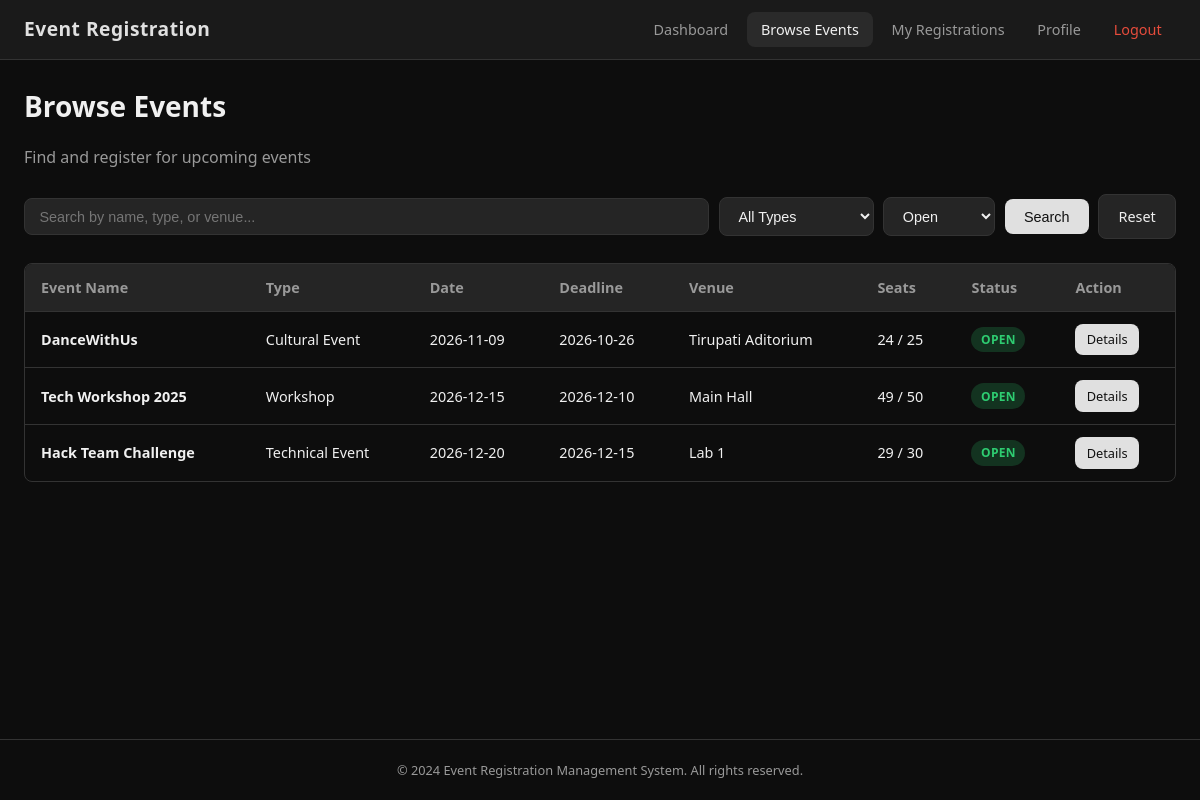
The page /events (signed in) on the database its author committed.
### tables this page shows
CREATE TABLE events (
            id INTEGER PRIMARY KEY AUTOINCREMENT,
            event_name TEXT NOT NULL,
            event_type TEXT NOT NULL DEFAULT 'Other',
            event_date TEXT NOT NULL,
            registration_deadline TEXT NOT NULL,
            venue TEXT NOT NULL DEFAULT '',
            capacity INTEGER NOT NULL DEFAULT 100,
            description TEXT DEFAULT '',
            status TEXT NOT NULL DEFAULT 'Open',
            created_at TEXT DEFAULT CURRENT_TIMESTAMP
        , team_size INTEGER NOT NULL DEFAULT 1);

### app.py (the view)
@app.route('/events')
@login_required
def events():
    update_event_statuses()
    search = request.args.get('search', '').strip()
    event_type = request.args.get('type', 'All')
    status_filter = request.args.get('status', 'Open')
    query = "SELECT * FROM events WHERE 1=1"
    params = []
    if search:
        query += " AND (event_name LIKE ? OR event_type LIKE ? OR venue LIKE ?)"
        like = f'%{search}%'
        params.extend([like, like, like])
    if event_type and event_type != 'All':
        query += " AND event_type = ?"
        params.append(event_type)
    if status_filter and status_filter != 'All':
        query += " AND status = ?"
        params.append(status_filter)
    query += " ORDER BY event_date ASC"
    events_list = query_db(query, params)
    events_with_seats = []
    for e in events_list:
        e_dict = dict(e)
        e_dict['registered'] = get_registered_count(e['id'])
        e_dict['available'] = get_available_seats(e)
        events_with_seats.append(e_dict)
    return render_template(
        'events.html',
        events=events_with_seats,
        search=search,
        selected_type=event_type,
        selected_status=status_filter,
        event_types=EVENT_TYPES
    )

### app.py (called while the page is built)
def get_db():
    db = getattr(g, '_database', None)
    if db is None:
        db = g._database = sqlite3.connect(DATABASE)
        db.row_factory = sqlite3.Row
        db.execute('PRAGMA foreign_keys = ON')
    return db

@app.teardown_appcontext
def close_connection(exception):
    db = getattr(g, '_database', None)
    if db is not None:
        db.close()

def query_db(query, args=(), one=False):
    cur = get_db().execute(query, args)
    rv = cur.fetchall()
    cur.close()
    return (rv[0] if rv else None) if one else rv

def update_event_statuses():
    today = date.today().isoformat()
    db = get_db()
    db.execute(
        """UPDATE events SET status = 'Expired'
           WHERE status = 'Open' AND registration_deadline < ?""",
        (today,)
    )
    db.execute(
        """UPDATE events SET status = 'Expired'
           WHERE status IN ('Open', 'Closed') AND event_date < ?""",
        (today,)
    )
    db.commit()

def login_required(f):
    from functools import wraps
    @wraps(f)
    def decorated(*args, **kwargs):
        if 'user_id' not in session:
            flash('Please login to access this page.', 'error')
            return redirect(url_for('login'))
        return f(*args, **kwargs)
    return decorated

def get_registered_count(event_id):
    row = query_db(
        "SELECT COUNT(*) as cnt FROM registrations WHERE event_id = ? AND status = 'Registered'",
        (event_id,), one=True
    )
    return row['cnt'] if row else 0

def get_available_seats(event):
    registered = get_registered_count(event['id'])
    return max(0, event['capacity'] - registered)

### templates/events.html (shortened to what this page needs)
{% extends "base.html" %}
{% block navbar %}
<nav class="navbar">
    <div class="nav-brand">Event Registration</div>
    <ul class="nav-links" id="navLinks">
        <li><a href="{{ url_for('user_dashboard') }}">Dashboard</a></li>
        <li><a href="{{ url_for('events') }}" class="active">Browse Events</a></li>
        <li><a href="{{ url_for('my_registrations') }}">My Registrations</a></li>
        <li><a href="{{ url_for('profile') }}">Profile</a></li>
        <li><a href="{{ url_for('logout') }}" class="nav-logout">Logout</a></li>
    </ul>
</nav>
{% endblock %}
{% block content %}
<div class="page-header">
    <h1>Browse Events</h1>
    <p>Find and register for upcoming events</p>
</div>
<div class="filter-bar">
    <form method="GET" action="{{ url_for('events') }}" class="filter-form">
        <input type="text" name="search" value="{{ search }}" placeholder="Search by name, type, or venue..." class="search-input">
        <select name="type" class="filter-select">
            <option value="All" {% if selected_type == 'All' %}selected{% endif %}>All Types</option>
        </select>
        <select name="status" class="filter-select">
            <option value="Open" {% if selected_status == 'Open' %}selected{% endif %}>Open</option>
        </select>
        <button type="submit" class="btn btn-primary">Search</button>
        <a href="{{ url_for('events') }}" class="btn btn-secondary">Reset</a>
    </form>
</div>
{% if events %}
<div class="table-responsive">
    <table class="data-table">
        <thead>
            <tr>
                <th>Event Name</th>
                <th>Type</th>
                <th>Date</th>
                <th>Deadline</th>
                <th>Venue</th>
                <th>Seats</th>
                <th>Status</th>
                <th>Action</th>
            </tr>
        </thead>
        <tbody>
            {% for e in events %}
            <tr>
                <td><strong>{{ e.event_name }}</strong></td>
                <td>{{ e.event_type }}</td>
                <td>{{ e.event_date }}</td>
                <td>{{ e.registration_deadline }}</td>
                <td>{{ e.venue }}</td>
                <td>{{ e.available }} / {{ e.capacity }}</td>
                <td><span class="badge badge-{{ e.status|lower }}">{{ e.status }}</span></td>
                <td><a href="{{ url_for('event_details', event_id=e.id) }}" class="btn btn-sm btn-primary">Details</a></td>
            </tr>
            {% endfor %}
        </tbody>
    </table>
</div>
{% else %}
<p class="empty-state">No events found matching your criteria.</p>
{% endif %}
{% endblock %}

### static/style.css (style rules this page uses)
*, *::before, *::after { box-sizing: border-box; margin: 0; padding: 0; }
:root { --bg-dark: #0d0d0d; --bg-card: #1a1a1a; --bg-input: #252525; --bg-hover: #2a2a2a; --border: #333; --text: #f0f0f0; --text-muted: #999; --primary: #e0e0e0; --primary-hover: #ffffff; --accent: #4a90d9; --success: #2ecc71; --danger: #e74c3c; --warning: #f39c12; --info: #3498db; --radius: 8px; --shadow: 0 4px 12px rgba(0,0,0,0.4); }
body { font-family: 'Segoe UI', system-ui, -apple-system, sans-serif; background: var(--bg-dark); color: var(--text); line-height: 1.6; min-height: 100vh; display: flex; flex-direction: column; }
a { color: var(--accent); text-decoration: none; }
.navbar { background: var(--bg-card); border-bottom: 1px solid var(--border); padding: 0 1.5rem; display: flex; align-items: center; justify-content: space-between; height: 60px; position: sticky; top: 0; z-index: 100; }
.nav-brand { font-size: 1.2rem; font-weight: 700; color: var(--primary); letter-spacing: 0.5px; }
.nav-links { display: flex; list-style: none; gap: 0.25rem; align-items: center; }
.nav-links a { color: var(--text-muted); padding: 0.5rem 0.9rem; border-radius: var(--radius); font-size: 0.9rem; transition: all 0.2s; text-decoration: none; }
.nav-links a:hover, .nav-links a.active { color: var(--text); background: var(--bg-hover); text-decoration: none; }
.nav-logout { color: var(--danger) !important; }
.page-header { margin-bottom: 1.5rem; display: flex; flex-wrap: wrap; align-items: center; gap: 1rem; justify-content: space-between; }
.page-header h1 { font-size: 1.75rem; font-weight: 600; }
.page-header p { color: var(--text-muted); width: 100%; }
.btn { display: inline-block; padding: 0.6rem 1.2rem; border: none; border-radius: var(--radius); font-size: 0.9rem; font-weight: 500; cursor: pointer; transition: all 0.2s; text-decoration: none; text-align: center; }
.btn-primary { background: var(--primary); color: #111; }
.btn-secondary { background: var(--bg-input); color: var(--text); border: 1px solid var(--border); }
.btn-sm { padding: 0.35rem 0.7rem; font-size: 0.8rem; }
.table-responsive { overflow-x: auto; border: 1px solid var(--border); border-radius: var(--radius); }
.data-table { width: 100%; border-collapse: collapse; font-size: 0.9rem; }
.data-table th { background: var(--bg-input); padding: 0.75rem 1rem; text-align: left; font-weight: 600; color: var(--text-muted); border-bottom: 1px solid var(--border); white-space: nowrap; }
.data-table td { padding: 0.75rem 1rem; border-bottom: 1px solid var(--border); vertical-align: middle; }
.data-table tr:last-child td { border-bottom: none; }
.badge { display: inline-block; padding: 0.2rem 0.6rem; border-radius: 20px; font-size: 0.75rem; font-weight: 600; text-transform: uppercase; letter-spacing: 0.3px; }
.badge-open { background: rgba(46, 204, 113, 0.2); color: var(--success); }
.filter-bar { margin-bottom: 1.5rem; }
.filter-form { display: flex; flex-wrap: wrap; gap: 0.6rem; align-items: center; }
.search-input { flex: 1; min-width: 180px; padding: 0.6rem 0.9rem; background: var(--bg-input); border: 1px solid var(--border); border-radius: var(--radius); color: var(--text); font-size: 0.9rem; }
.filter-select { padding: 0.6rem 0.9rem; background: var(--bg-input); border: 1px solid var(--border); border-radius: var(--radius); color: var(--text); font-size: 0.9rem; }

### rows shown on the page
events: event_name "DanceWithUs", event_type "Cultural Event", event_date "2026-11-09", registration_deadline "2026-10-26", venue "Tirupati Aditorium", available "24", capacity "25", status "OPEN"
events: event_name "Tech Workshop 2025", event_type "Workshop", event_date "2026-12-15", registration_deadline "2026-12-10", venue "Main Hall", available "49", capacity "50", status "OPEN"
events: event_name "Hack Team Challenge", event_type "Technical Event", event_date "2026-12-20", registration_deadline "2026-12-15", venue "Lab 1", available "29", capacity "30", status "OPEN"
